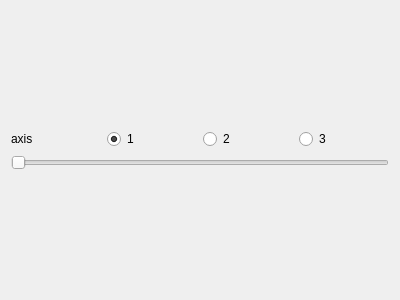
<?xml version="1.0" encoding="UTF-8"?>
<ui version="4.0">
 <class>Form</class>
 <widget class="QWidget" name="Form">
  <property name="geometry">
   <rect>
    <x>0</x>
    <y>0</y>
    <width>400</width>
    <height>300</height>
   </rect>
  </property>
  <property name="windowTitle">
   <string>Form</string>
  </property>
  <layout class="QVBoxLayout" name="verticalLayout_2">
   <item>
    <layout class="QVBoxLayout" name="verticalLayout">
     <item>
      <layout class="QHBoxLayout" name="horizontalLayout">
       <item>
        <widget class="QLabel" name="label">
         <property name="text">
          <string>axis</string>
         </property>
        </widget>
       </item>
       <item>
        <widget class="QRadioButton" name="axis1">
         <property name="text">
          <string>1</string>
         </property>
         <property name="checked">
          <bool>true</bool>
         </property>
        </widget>
       </item>
       <item>
        <widget class="QRadioButton" name="axis2">
         <property name="text">
          <string>2</string>
         </property>
        </widget>
       </item>
       <item>
        <widget class="QRadioButton" name="axis3">
         <property name="text">
          <string>3</string>
         </property>
        </widget>
       </item>
      </layout>
     </item>
     <item>
      <layout class="QVBoxLayout" name="view"/>
     </item>
     <item>
      <widget class="QSlider" name="view_slider">
       <property name="orientation">
        <enum>Qt::Horizontal</enum>
       </property>
      </widget>
     </item>
    </layout>
   </item>
  </layout>
 </widget>
 <resources/>
 <connections/>
</ui>
